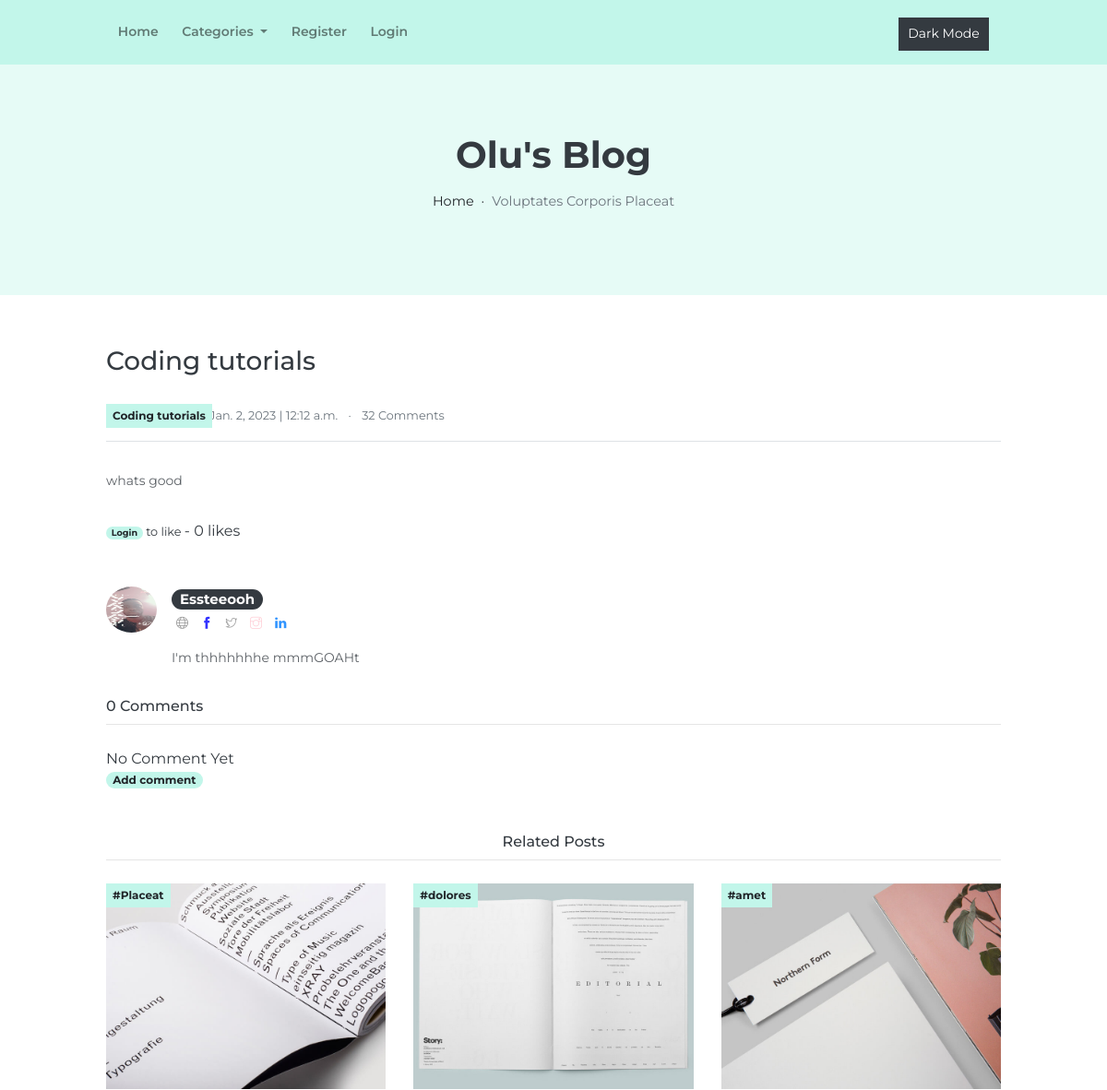
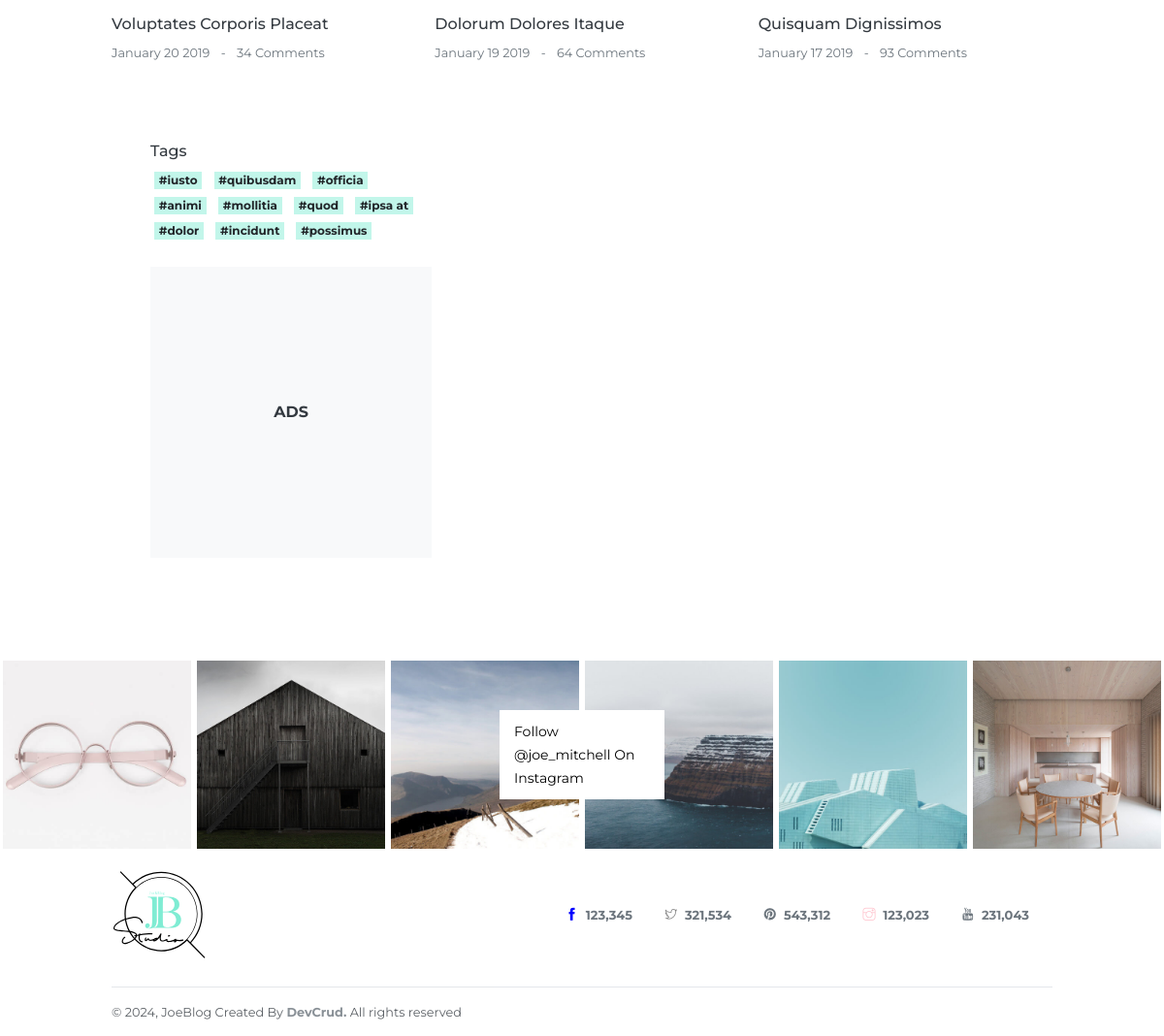
Screenshot of /article/8 with the database file from the repository (2 pictures, top to bottom).
### blogapp/models.py (models this page shows, shortened)
class Post(models.Model):
    title = models.CharField(max_length=255)
    header_image = models.ImageField(null=True, blank=True, upload_to="images/")
    title_tag = models.CharField(max_length=255, default="Olu's Blog")
    author = models.ForeignKey(User, on_delete=models.CASCADE)
    body = RichTextField(blank=True, null=True)
    post_date = models.DateField(auto_now_add=True)
    post_time = models.TimeField(auto_now_add=True)
    category = models.CharField(max_length=255, default="Uncategorised")
    snippet = models.CharField(max_length=255)
    likes = models.ManyToManyField(User, related_name='blog_post')
    def total_likes(self):
        return self.likes.count()

class Profile(models.Model):
    user = models.OneToOneField(User, null=True, on_delete=models.CASCADE)
    bio = models.TextField()
    profile_pic = models.ImageField(null=True, blank=True, default='images/profile/default.jpg', upload_to="images/profile/")
    website_url = models.CharField(max_length=255, null=True, blank=True)
    facebook_url = models.CharField(max_length=255, null=True, blank=True)
    twitter_url = models.CharField(max_length=255, null=True, blank=True)
    instagram_url = models.CharField(max_length=255, null=True, blank=True)
    linkedin_url = models.CharField(max_length=255, null=True, blank=True)

### blogapp/views.py (the view)
# urls.py: path('article/<int:pk>', SinglePostView.as_view(), name = 'single-post'),
class SinglePostView(DetailView):
    model = Post
    template_name = 'single-post.html'
    def get_context_data(self, *args, **kwargs):
        cat_menu = Category.objects.all()
        context = super(SinglePostView, self).get_context_data(*args, **kwargs)
        stuff = get_object_or_404(Post, id=self.kwargs['pk'])
        total_likes = stuff.total_likes()
        liked = False
        if stuff.likes.filter(id=self.request.user.id).exists():
            liked = True
        context["cat_menu"] = cat_menu
        context["total_likes"] = total_likes
        context["liked"] = liked
        return context

### blogapp/models.py (called while the page is built)
    def __str__(self):
        return self.name

### blogapp/templates/single-post.html (shortened to what this page needs)
{% load static %}
<!DOCTYPE html>
<html lang="en">
<head>
    <link rel="stylesheet" href="{% static 'blogapp/vendors/themify-icons/css/themify-icons.css' %}">
	<link rel="stylesheet" href="{% static 'blogapp/css/joeblog.css' %}">
</head>
<body data-spy="scroll" data-target=".navbar" data-offset="40" id="home">
    <nav class="navbar custom-navbar navbar-expand-md navbar-light bg-primary sticky-top">
        <div class="container">
            <div class="collapse navbar-collapse" id="navbarSupportedContent">
                <ul class="navbar-nav">
                    <li class="nav-item">
                        <a class="nav-link" href="{% url 'index' %}">Home</a>
                    </li>
                    {% if cat_menu %}
                    <li class="nav-item dropdown">
                        <a class="nav-link dropdown-toggle" href="#" id="navbarDropdown" role="button" data-toggle="dropdown" aria-haspopup="true" aria-expanded="false">
                            Categories
                        </a>
                    </li>
                    {% endif %}
                    {% if user.is_authenticated %}
                    <li class="nav-item">
                        <a class="nav-link" href="{% url 'logout' %}">Logout </a>
                    </li>
                    {% else %}
                    <li class="nav-item">
                        <a class="nav-link" href="{% url 'register' %}">Register</a>
                    </li>
                    <li class="nav-item">
                        <a class="nav-link" href="{% url 'login' %}">Login </a>
                    </li>
                    {% endif %}
                </ul>
                <div class="navbar-nav ml-auto">
                    <li class="nav-item">
                        <a class="nav-link" href="#">
                            <button id="themeToggle" class="btn btn-dark mt-1 btn-sm">Dark Mode</button>
                        </a>
                    </li>
                </div>
            </div>
        </div>
    </nav>
    <header class="page-header page-header-mini">
        <h1 class="title">Olu's Blog</h1>
        <ol class="breadcrumb pb-0">
            <li class="breadcrumb-item"><a href="{% url 'index' %}">Home</a></li>
            <li class="breadcrumb-item active" aria-current="page">Voluptates Corporis Placeat</li>
        </ol>
    </header>
    <section class="container">
        <div class="page-container">
            <div class="page-content">
                <div class="card">
                    <div class="card-header pt-0">
                        <h3 class="card-title mb-4">{{ post.title }}</h3>
                        <div class="blog-media mb-4">
                            <a href="{% url 'category' post.category %}" class="badge badge-primary">{{ post.category }}</a>
                        </div>
                        <small class="small text-muted">
                            <a href="#" class="text-muted">By {{post.author}}</a>
                            <span class="px-2">·</span>
                            <span>{{post.post_date}}</span> |
                            <span>{{post.post_time}}</span>
                            <span class="px-2">·</span>
                            <a href="#" class="text-muted">32 Comments</a>
                        </small>
                    </div>
                    <div class="card-body border-top">
                        <p class="my-3"> {{ post.body|safe }}</p>
                    </div>
                    <form id= "like-form" action="{% url 'like_post' post.pk %}"
                        method="POST">
                        {% if user.is_authenticated %}
                            {% if liked %}
                            <button id="like-button" type="submit", name="post_id", value="{{ post.id }}", class="btn btn-primary circle"><i class="ti-heart"></i></button>
                            {% else %}
                            <button id="like-button" type="submit", name="post_id", value="{{ post.id }}", class="btn btn-outline-primary circle"><i class="ti-heart"></i></button>
                            {% endif %}
                        {% else %}
                        <small><a href="{% url 'login' %}" class="badge badge-pill badge-primary">Login</a> to like </small>
                        {% endif %}
                            - {{ post.total_likes }} likes
                    </form>
<br/><br/>
<div class="card mb-3" style="max-width: 540px;">
    <div class="row no-gutters">
      <div class="media">
        {% if post.author.profile.profile_pic.url %}
            <img src= "{{ post.author.profile.profile_pic.url }}" width=50 height=50 class="mr-3 thumb-sm rounded-circle" alt="...">
        {% else %}
            <img src= "{% static 'blogapp/imgs/default.jpg'%}" width=50 height=50 class="mr-3 thumb-sm rounded-circle" alt="...">
        {% endif %}
      </div>
      <div class="col-md-10">
        <div class="media-body">
            {% if post.author.profile.id %}
                <h5 class="card-title"> <a href=" {% url 'show_profile_page' post.author.profile.id %}" class="badge badge-pill badge-dark"> {{post.author}} </a> </h5>
            {% endif %}
        <p class= "socials">
            {% if post.author.profile.website_url %}
                <a href="{{ post.author.profile.website_url }}" ><i class="ti-world " ></i> </a>
            {% endif %}
            {% if post.author.profile.facebook_url %}
                <a href="{{ post.author.profile.facebook_url }}" ><i class="ti-facebook" ></i>  </a>
            {% endif %}
            {% if post.author.profile.twitter_url %}
                <a href="{{ post.author.profile.twitter_url }}" ><i class="ti-twitter" ></i>  </a>
            {% endif %}
            {% if post.author.profile.instagram_url %}
                <a href="{{ post.author.profile.instagram_url }}"><i class="ti-instagram" ></i>  </a>
            {% endif %}
            {% if post.author.profile.linkedin_url %}
                <a href="{{ post.author.profile.linkedin_url }}"><i class="ti-linkedin" ></i>  </a>
            {% endif %}
        </p>
          <p class="card-text"> {{ post.author.profile.bio}} </p>
        </div>
      </div>
    </div>
  </div>
                <div class="card-footer">
                    <h6 >
                        <a
                        > {{ post.comments.all.count }} Comments</a>
                    </h6>
                    <hr>
                    {% if not post.comments.all %}
                        No Comment Yet
                    {% endif %}
                    <h6 ><a href="{% url 'add_comment' post.pk %}" class="badge badge-pill badge-primary"> Add comment </a></h6>
                <h6 class="mt-5 text-center">Related Posts</h6>
                <hr>
                <div class="row">
                    <div class="col-md-6 col-lg-4">
                        <div class="card mb-5">
                            <div class="card-header p-0">
                                <div class="blog-media">
                                    <img src="{% static 'blogapp/imgs/blog-2.jpg' %}" alt="" class="w-100">
                                    <a href="#" class="badge badge-primary">#Placeat</a>
                                </div>
                            </div>
                            <div class="card-body px-0">
                                <h6 class="card-title mb-2"><a href="#" class="text-dark">Voluptates Corporis Placeat</a></h6>
                                <small class="small text-muted">January 20 2019
                                    <span class="px-2">-</span>
                                    <a href="#" class="text-muted">34 Comments</a>
                                </small>
                            </div>
                        </div>
                    </div>
                    <div class="col-md-6 col-lg-4">
                        <div class="card mb-5">
                            <div class="card-header p-0">
                                <div class="blog-media">
                                    <img src="{% static 'blogapp/imgs/blog-3.jpg' %}" alt="" class="w-100">
                                    <a href="#" class="badge badge-primary">#dolores</a>
                                </div>
                            </div>
                            <div class="card-body px-0">
                                <h6 class="card-title mb-2"><a herf="#" class="text-dark">Dolorum Dolores Itaque</a></h6>
                                <small class="small text-muted">January 19 2019
                                    <span class="px-2">-</span>
                                    <a href="#" class="text-muted">64 Comments</a>
                                </small>
                            </div>
                        </div>
                    </div>
                    <div class="col-md-6 col-lg-4 d-none d-lg-block">
                        <div class="card mb-5">
                            <div class="card-header p-0">
                                <div class="blog-media">
                                    <img src="{% static 'blogapp/imgs/blog-4.jpg' %}" alt="" class="w-100">
                                    <a href="#" class="badge badge-primary">#amet</a>
                                </div>
                            </div>
                            <div class="card-body px-0">
                                <h6 class="card-title mb-2">Quisquam Dignissimos</h6>
                                <small class="small text-muted">January 17 2019
                                    <span class="px-2">-</span>
                                    <a href="#" class="text-muted">93 Comments</a>
                                </small>
                            </div>
                        </div>
                    </div>
                </div>
            </div>
            <div class="page-sidebar">
                <h6 class=" ">Tags</h6>
                <a href="javascript:void(0)" class="badge badge-primary m-1">#iusto</a>
                <a href="javascript:void(0)" class="badge badge-primary m-1">#quibusdam</a>
                <a href="javascript:void(0)" class="badge badge-primary m-1">#officia</a>
                <a href="javascript:void(0)" class="badge badge-primary m-1">#animi</a>
                <a href="javascript:void(0)" class="badge badge-primary m-1">#mollitia</a>
                <a href="javascript:void(0)" class="badge badge-primary m-1">#quod</a>
                <a href="javascript:void(0)" class="badge badge-primary m-1">#ipsa at</a>
                <a href="javascript:void(0)" class="badge badge-primary m-1">#dolor</a>
                <a href="javascript:void(0)" class="badge badge-primary m-1">#incidunt</a>
                <a href="javascript:void(0)" class="badge badge-primary m-1">#possimus</a>
                <div class="ad-card d-flex text-center align-items-center justify-content-center mt-4">
                    <span href="#" class="font-weight-bold">ADS</span>
                </div>
            </div>
        </div>
    </section>
    <div class="instagram-wrapper mt-5">
        <div class="ig-id">
            <a href="javascript:void(0)">Follow @joe_mitchell On Instagram</a>
        </div>
        <a href="javascript:void(0)" class="insta-item">
            <img src="assets/imgs/insta-1.jpg" alt="" class="w-100">
        </a>
        <a href="javascript:void(0)" class="insta-item">
            <img src="{% static 'blogapp/imgs/insta-2.jpg' %}" alt="" class="w-100">
        </a>
        <a href="javascript:void(0)" class="insta-item">
            <img src="{% static 'blogapp/imgs/insta-3.jpg' %}" alt="" class="w-100">
        </a>
        <a href="javascript:void(0)" class="insta-item">
            <img src="{% static 'blogapp/imgs/insta-4.jpg' %}" alt="" class="w-100">
        </a>
        <a href="javascript:void(0)" class="insta-item">
            <img src="{% static 'blogapp/imgs/insta-5.jpg' %}" alt="" class="w-100">
        </a>
        <a href="javascript:void(0)" class="insta-item">
            <img src="{% static 'blogapp/imgs/insta-6.jpg' %}" alt="" class="w-100">
        </a>
    </div>
    <footer class="page-footer">
        <div class="container">
            <div class="row align-items-center justify-content-between">
                <div class="col-md-3 text-center text-md-left mb-3 mb-md-0">
                    <img src="{% static 'blogapp/imgs/logo.svg' %}" alt="" class="logo">
                </div>
                <div class="col-md-9 text-center text-md-right">
                    <div class="socials">
                        <a href="javascript:void(0)" class="font-weight-bold text-muted mr-4"><i class="ti-facebook pr-1"></i> 123,345</a>
                        <a href="javascript:void(0)" class="font-weight-bold text-muted mr-4"><i class="ti-twitter pr-1"></i> 321,534</a>
                        <a href="javascript:void(0)" class="font-weight-bold text-muted mr-4"><i class="ti-pinterest-alt pr-1"></i> 543,312</a>
                        <a href="javascript:void(0)" class="font-weight-bold text-muted mr-4"><i class="ti-instagram pr-1"></i> 123,023</a>
                        <a href="javascript:void(0)" class="font-weight-bold text-muted mr-4"><i class="ti-youtube pr-1"></i> 231,043</a>
                    </div>
                </div>
            </div>
            <p class="border-top mb-0 mt-4 pt-3 small">&copy; <script>document.write(new Date().getFullYear())</script>, JoeBlog Created By <a href="https://www.devcrud.com" class="text-muted font-weight-bold" target="_blank">DevCrud.</a>  All rights reserved </p>
        </div>
    </footer>
</body>
</html>

### rows the page displays
Post: title "Coding tutorials", category "Coding tutorials", post_date "Jan. 2, 2023", post_time "12:12 a.m.", body "whats good", total_likes "0", author.profile.profile_pic (picture), author "Essteeooh", author.profile.bio "I'm thhhhhhhe mmmGOAHt", comments.all.count "0"
